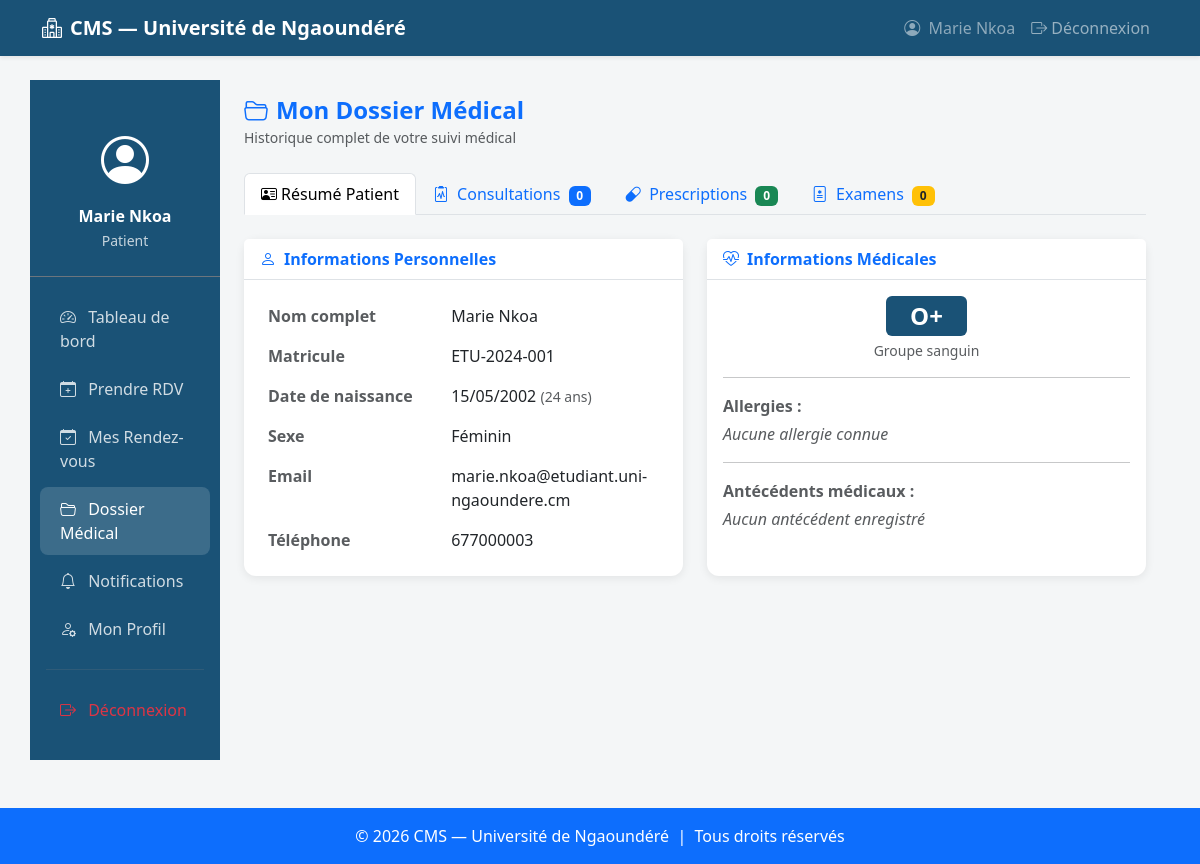
Page /patient/historique.php (signed in) on the committed database.
### tables this page shows
CREATE TABLE patients (
    id              INT AUTO_INCREMENT PRIMARY KEY,
    utilisateur_id  INT NOT NULL UNIQUE,
    matricule       VARCHAR(50) UNIQUE,
    date_naissance  DATE,
    sexe            ENUM('M', 'F') NOT NULL,
    groupe_sanguin  ENUM('A+','A-','B+','B-','AB+','AB-','O+','O-'),
    allergies       TEXT,
    antecedents     TEXT,
    FOREIGN KEY (utilisateur_id) REFERENCES utilisateurs(id) ON DELETE CASCADE
);

CREATE TABLE utilisateurs (
    id            INT AUTO_INCREMENT PRIMARY KEY,
    nom           VARCHAR(100) NOT NULL,
    prenom        VARCHAR(100) NOT NULL,
    email         VARCHAR(150) NOT NULL UNIQUE,
    mot_de_passe  VARCHAR(255) NOT NULL,
    role          ENUM('patient', 'medecin', 'admin') NOT NULL DEFAULT 'patient',
    telephone     VARCHAR(20),
    statut        ENUM('actif', 'inactif') NOT NULL DEFAULT 'actif',
    date_creation DATETIME NOT NULL DEFAULT CURRENT_TIMESTAMP
);

### patient/historique.php (the view, shortened to what this page needs)
<?php
require_once '../includes/connexion.php';
$stmt = $pdo->prepare("
    SELECT p.*, u.nom, u.prenom, u.email, u.telephone
    FROM patients p
    JOIN utilisateurs u ON p.utilisateur_id = u.id
    WHERE p.utilisateur_id = ?
");
$stmt->execute([$_SESSION['user_id']]);
$patient = $stmt->fetch();
$patient_id = $patient['id'];
$stmt = $pdo->prepare("
    SELECT r.date_rdv, r.heure_rdv, r.motif,
           c.diagnostic, c.traitement, c.notes,
           c.poids, c.taille, c.tension_arterielle, c.temperature,
           c.date_consultation, c.id AS consultation_id,
           CONCAT(u.prenom, ' ', u.nom) AS medecin_nom,
           me.specialite
    FROM rendez_vous r
    JOIN consultations c ON c.rendez_vous_id = r.id
    JOIN medecins me ON r.medecin_id = me.id
    JOIN utilisateurs u ON me.utilisateur_id = u.id
    WHERE r.patient_id = ?
    ORDER BY r.date_rdv DESC
");
$stmt->execute([$patient_id]);
$consultations = $stmt->fetchAll();
$stmt = $pdo->prepare("
    SELECT pr.*, c2.date_consultation, r2.date_rdv,
           CONCAT(u2.prenom, ' ', u2.nom) AS medecin_nom
    FROM prescriptions pr
    JOIN consultations c2 ON pr.consultation_id = c2.id
    JOIN rendez_vous r2 ON c2.rendez_vous_id = r2.id
    JOIN medecins me2 ON r2.medecin_id = me2.id
    JOIN utilisateurs u2 ON me2.utilisateur_id = u2.id
    WHERE r2.patient_id = ?
    ORDER BY c2.date_consultation DESC
    LIMIT 10
");
$stmt->execute([$patient_id]);
$prescriptions = $stmt->fetchAll();
$stmt = $pdo->prepare("
    SELECT e.*, CONCAT(u.prenom, ' ', u.nom) AS medecin_nom
    FROM examens e
    JOIN medecins me ON e.medecin_id = me.id
    JOIN utilisateurs u ON me.utilisateur_id = u.id
    WHERE e.patient_id = ?
    ORDER BY e.date_examen DESC
");
$stmt->execute([$patient_id]);
$examens = $stmt->fetchAll();
require_once '../includes/header.php';
?>
<div class="row">
    <div class="col-md-3 col-lg-2 px-0">
        <div class="sidebar d-flex flex-column" style="min-height:85vh;">
            <div class="text-center text-white py-4 px-3 border-bottom border-secondary">
                <i class="bi bi-person-circle" style="font-size:3rem;"></i>
                <p class="mb-0 fw-bold mt-2"><?= htmlspecialchars($_SESSION['prenom'].' '.$_SESSION['nom']) ?></p>
                <small class="opacity-75">Patient</small>
            </div>
            <nav class="nav flex-column mt-3">
                <a href="dashboard.php" class="nav-link"><i class="bi bi-speedometer2"></i> Tableau de bord</a>
                <a href="rendez_vous.php" class="nav-link"><i class="bi bi-calendar-plus"></i> Prendre RDV</a>
                <a href="mes_rdv.php" class="nav-link"><i class="bi bi-calendar-check"></i> Mes Rendez-vous</a>
                <a href="historique.php" class="nav-link active"><i class="bi bi-folder2-open"></i> Dossier Médical</a>
                <a href="notifications.php" class="nav-link"><i class="bi bi-bell"></i> Notifications</a>
                <a href="profil.php" class="nav-link"><i class="bi bi-person-gear"></i> Mon Profil</a>
                <hr class="border-secondary mx-3">
                <a href="../auth/logout.php" class="nav-link text-danger"><i class="bi bi-box-arrow-right"></i> Déconnexion</a>
            </nav>
        </div>
    </div>
    <div class="col-md-9 col-lg-10 py-3 px-4">
        <div class="d-flex justify-content-between align-items-center mb-4">
            <div>
                <h4 class="fw-bold text-primary mb-0">
                    <i class="bi bi-folder2-open me-2"></i>Mon Dossier Médical
                </h4>
                <small class="text-muted">Historique complet de votre suivi médical</small>
            </div>
        </div>
        <ul class="nav nav-tabs mb-4" id="dossierTabs">
            <li class="nav-item">
                <a class="nav-link active" data-bs-toggle="tab" href="#tab_resume">
                    <i class="bi bi-person-vcard me-1"></i>Résumé Patient
                </a>
            </li>
            <li class="nav-item">
                <a class="nav-link" data-bs-toggle="tab" href="#tab_consultations">
                    <i class="bi bi-clipboard2-pulse me-1"></i>
                    Consultations
                    <span class="badge bg-primary ms-1"><?= count($consultations) ?></span>
                </a>
            </li>
            <li class="nav-item">
                <a class="nav-link" data-bs-toggle="tab" href="#tab_prescriptions">
                    <i class="bi bi-capsule me-1"></i>
                    Prescriptions
                    <span class="badge bg-success ms-1"><?= count($prescriptions) ?></span>
                </a>
            </li>
            <li class="nav-item">
                <a class="nav-link" data-bs-toggle="tab" href="#tab_examens">
                    <i class="bi bi-file-medical me-1"></i>
                    Examens
                    <span class="badge bg-warning text-dark ms-1"><?= count($examens) ?></span>
                </a>
            </li>
        </ul>
        <div class="tab-content">
            <div class="tab-pane fade show active" id="tab_resume">
                <div class="row g-4">
                    <div class="col-md-6">
                        <div class="card h-100">
                            <div class="card-header bg-white fw-bold text-primary border-bottom">
                                <i class="bi bi-person me-2"></i>Informations Personnelles
                            </div>
                            <div class="card-body">
                                <table class="table table-borderless mb-0">
                                    <tr>
                                        <td class="text-muted fw-semibold" style="width:45%">Nom complet</td>
                                        <td><?= htmlspecialchars($patient['prenom'].' '.$patient['nom']) ?></td>
                                    </tr>
                                    <tr>
                                        <td class="text-muted fw-semibold">Matricule</td>
                                        <td><?= htmlspecialchars($patient['matricule'] ?? '—') ?></td>
                                    </tr>
                                    <tr>
                                        <td class="text-muted fw-semibold">Date de naissance</td>
                                        <td>
                                            <?php if ($patient['date_naissance']): ?>
                                                <?= date('d/m/Y', strtotime($patient['date_naissance'])) ?>
                                                <small class="text-muted">
                                                    (<?= date_diff(date_create($patient['date_naissance']), date_create('today'))->y ?> ans)
                                                </small>
                                            <?php else: ?>—<?php endif; ?>
                                        </td>
                                    </tr>
                                    <tr>
                                        <td class="text-muted fw-semibold">Sexe</td>
                                        <td><?= $patient['sexe'] === 'M' ? 'Masculin' : 'Féminin' ?></td>
                                    </tr>
                                    <tr>
                                        <td class="text-muted fw-semibold">Email</td>
                                        <td><?= htmlspecialchars($patient['email']) ?></td>
                                    </tr>
                                    <tr>
                                        <td class="text-muted fw-semibold">Téléphone</td>
                                        <td><?= htmlspecialchars($patient['telephone'] ?? '—') ?></td>
                                    </tr>
                                </table>
                            </div>
                        </div>
                    </div>
                    <div class="col-md-6">
                        <div class="card h-100">
                            <div class="card-header bg-white fw-bold text-primary border-bottom">
                                <i class="bi bi-heart-pulse me-2"></i>Informations Médicales
                            </div>
                            <div class="card-body">
                                <div class="mb-3 text-center">
                                    <span class="badge fs-4 px-4 py-2"
                                          style="background-color:#1A5276;">
                                        <?= $patient['groupe_sanguin'] ?? '?' ?>
                                    </span>
                                    <small class="d-block text-muted mt-1">Groupe sanguin</small>
                                </div>
                                <hr>
                                <div class="mb-2">
                                    <span class="fw-semibold text-muted">Allergies :</span>
                                    <p class="mb-0 mt-1">
                                        <?= !empty($patient['allergies'])
                                            ? htmlspecialchars($patient['allergies'])
                                            : '<span class="text-muted fst-italic">Aucune allergie connue</span>' ?>
                                    </p>
                                </div>
                                <hr>
                                <div>
                                    <span class="fw-semibold text-muted">Antécédents médicaux :</span>
                                    <p class="mb-0 mt-1">
                                        <?= !empty($patient['antecedents'])
                                            ? htmlspecialchars($patient['antecedents'])
                                            : '<span class="text-muted fst-italic">Aucun antécédent enregistré</span>' ?>
                                    </p>
                                </div>
                            </div>
                        </div>
                    </div>
                </div>
            </div>
        </div>
    </div>
</div>
<?php require_once '../includes/footer.php'; ?>

### assets/css/style.css (style rules this page uses)
:root { --cms-blue: #1A5276; --cms-blue-light: #2E86C1; --cms-white: #FFFFFF; --cms-gray: #F4F6F7; }
body { background-color: var(--cms-gray); font-family: 'Segoe UI', sans-serif; min-height: 100vh; display: flex; flex-direction: column; }
.card { border: none; border-radius: 12px; box-shadow: 0 2px 10px rgba(0,0,0,0.08); transition: transform 0.2s; }
.sidebar { min-height: calc(100vh - 56px); background-color: var(--cms-blue); padding-top: 20px; }
.sidebar .nav-link { color: rgba(255,255,255,0.8); padding: 10px 20px; border-radius: 8px; margin: 2px 10px; transition: all 0.2s; }
.sidebar .nav-link:hover, .sidebar .nav-link.active { background-color: rgba(255,255,255,0.15); color: white; }
.sidebar .nav-link i { margin-right: 8px; }

### rows in the picture
patients: utilisateur.nom "Marie Nkoa", matricule "ETU-2024-001", date_naissance "15/05/2002", date_naissance "24", utilisateur.email "marie.nkoa@etudiant.uni-ngaoundere.cm", utilisateur.telephone "677000003", groupe_sanguin "O+"

### other values in the picture
$_SESSION['prenom'] . ' ' . $_SESSION['nom'] "Marie Nkoa"
$_SESSION['prenom'].' '.$_SESSION['nom'] "Marie Nkoa"
count($consultations) "0"
count($prescriptions) "0"
count($examens) "0"
